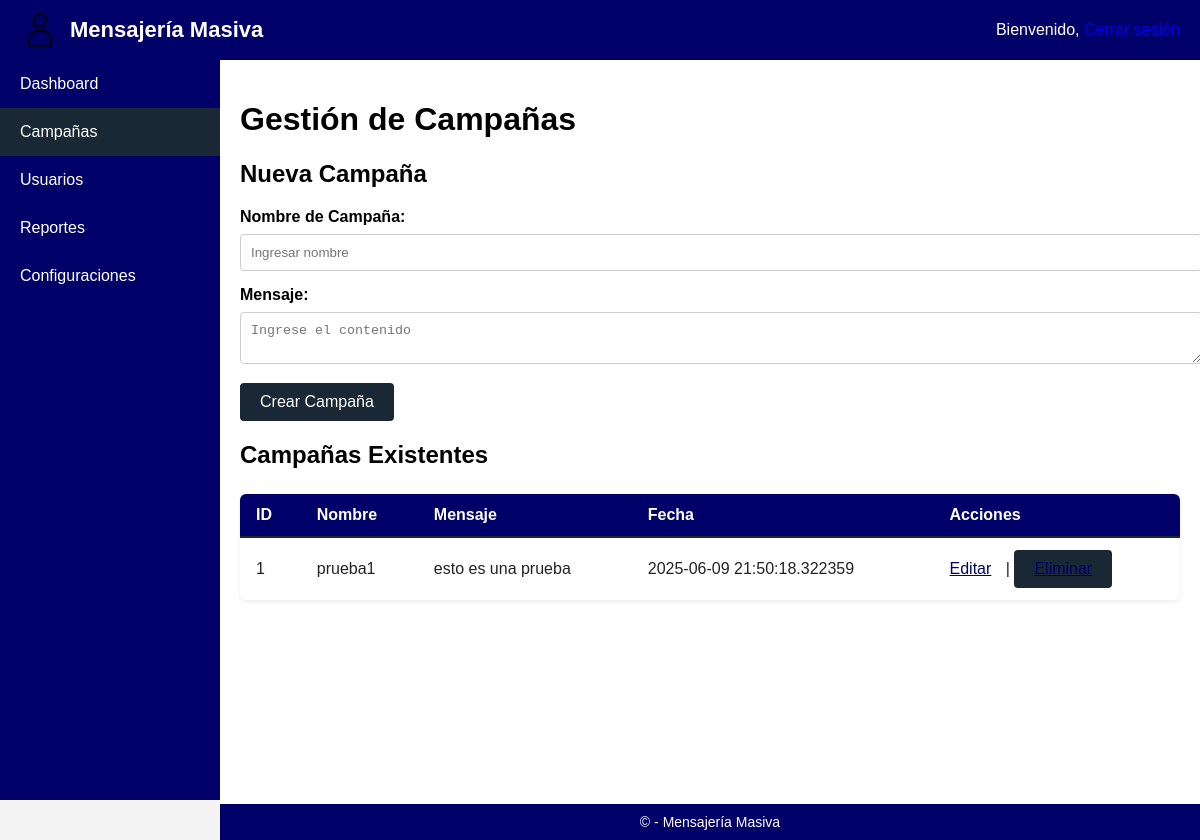
The page /admin/campaigns (signed in) on the database its author committed.
### app.py (models this page shows)
class Campaña(db.Model):
    id = db.Column(db.Integer, primary_key=True)
    name = db.Column(db.String(100), nullable=False)
    message = db.Column(db.Text, nullable=False)
    date = db.Column(db.DateTime, default=datetime.utcnow)

### app.py (the view)
@app.route('/admin/campaigns')
def admin_campaigns():
    if not (session.get('logged_in') and session.get('role') == 'admin'):
        flash("Debe iniciar sesión como administrador", "error")
        return redirect(url_for('login'))
    campaigns = Campaña.query.order_by(Campaña.date.desc()).all()
    return render_template('admin/admin_campaigns.html', campaigns=campaigns)

### templates/admin/admin_campaigns.html (shortened to what this page needs)
<!DOCTYPE html>
<html lang="es">
<head>
  <link rel="stylesheet" href="{{ url_for('static', filename='admin.css') }}">
</head>
<body>
  <div id="container">
    <header id="main-header">
      <div class="logo">
        <img src="{{ url_for('static', filename='images/admin_logo.png') }}" alt="Admin Logo">
        <span>Mensajería Masiva</span>
      </div>
      <div class="user-info">
        <span>Bienvenido, {{ admin_user }}</span>
        <a href="{{ url_for('logout') }}">Cerrar sesión</a>
      </div>
    </header>
    <nav id="sidebar">
      <ul>
        <li><a href="{{ url_for('admin_dashboard') }}">Dashboard</a></li>
        <li class="active"><a href="{{ url_for('admin_campaigns') }}">Campañas</a></li>
        <li><a href="{{ url_for('admin_users') }}">Usuarios</a></li>
        <li><a href="{{ url_for('admin_reports') }}">Reportes</a></li>
        <li><a href="{{ url_for('admin_settings') }}">Configuraciones</a></li>
      </ul>
    </nav>
    <main id="content">
      <h1>Gestión de Campañas</h1>
      <section class="new-campaign">
        <h2>Nueva Campaña</h2>
        <form action="{{ url_for('admin_campaigns') }}" method="POST">
          <label for="campaign_name">Nombre de Campaña:</label>
          <input type="text" id="campaign_name" name="campaign_name" placeholder="Ingresar nombre" required>
          <label for="campaign_message">Mensaje:</label>
          <textarea id="campaign_message" name="campaign_message" placeholder="Ingrese el contenido" required></textarea>
          <button type="submit" class="btn-submit">Crear Campaña</button>
        </form>
      </section>
      <section class="campaign-list">
        <h2>Campañas Existentes</h2>
        {% if campaigns %}
          <table class="campaigns-table">
            <thead>
              <tr>
                <th>ID</th>
                <th>Nombre</th>
                <th>Mensaje</th>
                <th>Fecha</th>
                <th>Acciones</th>
              </tr>
            </thead>
            <tbody>
              {% for campaign in campaigns %}
              <tr>
                <td>{{ campaign.id }}</td>
                <td>{{ campaign.name }}</td>
                <td>{{ campaign.message }}</td>
                <td>{{ campaign.date }}</td>
                <td>
                  <a href="{{ url_for('edit_campaign', campaign_id=campaign.id) }}" class="action-link">Editar</a> |
                <form action="{{ url_for('delete_campaign', campaign_id=campaign.id) }}" method="POST" style="display:inline;">
    <button type="submit" class="action-link" onclick="return confirm('¿Estás seguro de eliminar esta campaña?');">Eliminar</button>
</form>
                </td>
              </tr>
              {% endfor %}
            </tbody>
          </table>
        {% else %}
          <p>No existen campañas registradas.</p>
        {% endif %}
      </section>
    </main>
  </div>
  <footer id="main-footer">
    &copy; {{ year }} - Mensajería Masiva
  </footer>
</body>
</html>

### static/admin.css (style rules this page uses)
body { font-family: Arial, sans-serif; margin: 0; padding: 0; background-color: #f4f4f4; }
a { text-decoration: none; }
.header, #main-header { background-color: #000068; color: #FFFFFF; padding: 15px 20px; display: flex; align-items: center; justify-content: space-between; position: fixed; top: 0; left: 0; width: 100%; height: 60px; z-index: 1001; box-sizing: border-box; }
.header .logo, #main-header .logo { display: flex; align-items: center; font-size: 22px; font-weight: bold; height: 60px; }
.header .logo img, #main-header .logo img { height: 40px; margin-right: 10px; max-height: 40px; width: auto; display: block; }
.sidebar, #sidebar { width: 220px; height: calc(100vh - 60px); background-color: #000068; position: fixed; top: 60px; left: 0; padding: 0; margin: 0; overflow-y: auto; z-index: 1000; }
.sidebar ul, #sidebar ul { list-style: none; margin: 0; padding: 0; }
.sidebar ul li, #sidebar ul li { padding: 15px 20px; color: #ffffff; }
.sidebar ul li:hover, #sidebar ul li:hover, .sidebar ul li.active, #sidebar ul li.active { background-color: #1A2734; }
.sidebar ul li a, #sidebar ul li a { color: #ffffff; display: block; }
.main-content, #content, .admin-main { margin-left: 220px; padding: 20px; margin-top: 60px; background-color: #fff; min-height: calc(100vh - 60px); }
form { margin-top: 20px; }
form label { display: block; margin-bottom: 8px; font-weight: bold; }
form input[type="text"], form input[type="email"], form input[type="password"], form textarea, form select { width: 100%; padding: 10px; border: 1px solid #ccc; margin-bottom: 15px; border-radius: 4px; }
form button, .btn-submit { background-color: #1A2734; color: #fff; border: none; padding: 10px 20px; border-radius: 4px; cursor: pointer; font-size: 16px; }
.footer, #main-footer { background-color: #000068; color: #ffffff; text-align: center; padding: 10px; position: fixed; bottom: 0; left: 220px; right: 0; font-size: 14px; }
#container { display: flex; flex-direction: column; min-height: 100vh; }
.campaigns-table { width: 100%; border-collapse: collapse; margin: 25px 0; background: #fff; border-radius: 6px; overflow: hidden; box-shadow: 0 2px 4px rgba(0,0,0,0.07); }
.campaigns-table th, .campaigns-table td { padding: 12px 16px; text-align: left; }
.campaigns-table th { background-color: #000068; color: #fff; font-weight: bold; border-bottom: 2px solid #1A2734; }
.campaigns-table tr { border-bottom: 1px solid #e0e0e0; }
.campaigns-table tr:last-child { border-bottom: none; }
.campaigns-table td { color: #222; }
.campaigns-table td .action-link { color: #000068; margin-right: 10px; text-decoration: underline; cursor: pointer; }
.campaigns-table td .action-link:last-child { margin-right: 0; }

### rows shown on the page
Campaña: id "1", name "prueba1", message "esto es una prueba", date "2025-06-09 21:50:18.322359"
